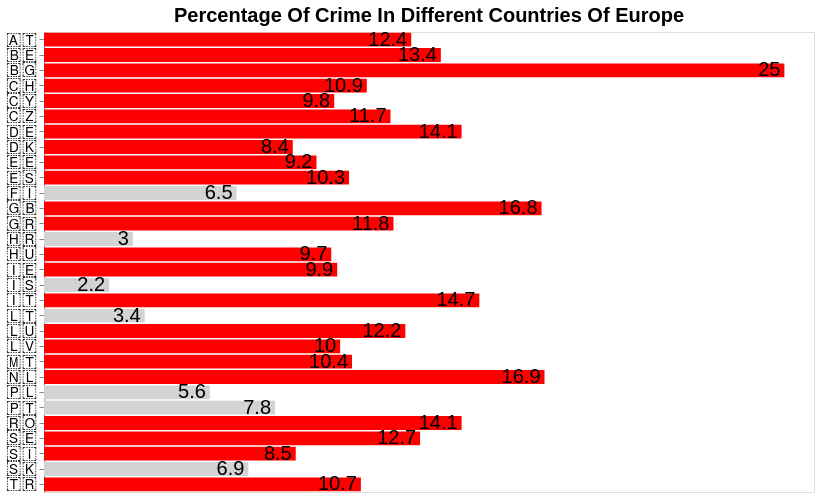

Express this chart as Vega-Lite.
### Vega-Lite specification from a JSON file in a GitHub repository (floating-point values rounded to 4 significant figures)
{"$schema": "https://vega.github.io/schema/vega-lite/v4.json", "description": "Vega-Lite version of bar chart from https://observablehq.com/@d3/learn-d3-scales.", "title": {"text": "Percentage Of Crime In Different Countries Of Europe", "fontSize": 20}, "width": 770, "height": 460, "background": "white", "data": {"values": [{"country": "🇦🇹", "PercentageofCrime": 12.4}, {"country": "🇧🇪", "PercentageofCrime": 13.4}, {"country": "🇧🇬", "PercentageofCrime": 25}, {"country": "🇨🇭", "PercentageofCrime": 10.9}, {"country": "🇨🇾", "PercentageofCrime": 9.8}, {"country": "🇨🇿", "PercentageofCrime": 11.7}, {"country": "🇩🇪", "PercentageofCrime": 14.1}, {"country": "🇩🇰", "PercentageofCrime": 8.4}, {"country": "🇪🇪", "PercentageofCrime": 9.2}, {"country": "🇬🇷", "PercentageofCrime": 11.8}, {"country": "🇪🇸", "PercentageofCrime": 10.3}, {"country": "🇫🇮", "PercentageofCrime": 6.5}, {"country": "🇭🇷", "PercentageofCrime": 3}, {"country": "🇭🇺", "PercentageofCrime": 9.7}, {"country": "🇮🇪", "PercentageofCrime": 9.9}, {"country": "🇮🇸", "PercentageofCrime": 2.2}, {"country": "🇮🇹", "PercentageofCrime": 14.7}, {"country": "🇱🇹", "PercentageofCrime": 3.4}, {"country": "🇱🇺", "PercentageofCrime": 12.2}, {"country": "🇱🇻", "PercentageofCrime": 10}, {"country": "🇲🇹", "PercentageofCrime": 10.4}, {"country": "🇳🇱", "PercentageofCrime": 16.9}, {"country": "🇵🇱", "PercentageofCrime": 5.6}, {"country": "🇵🇹", "PercentageofCrime": 7.8}, {"country": "🇷🇴", "PercentageofCrime": 14.1}, {"country": "🇸🇪", "PercentageofCrime": 12.7}, {"country": "🇸🇮", "PercentageofCrime": 8.5}, {"country": "🇸🇰", "PercentageofCrime": 6.9}, {"country": "🇹🇷", "PercentageofCrime": 10.7}, {"country": "🇬🇧", "PercentageofCrime": 16.8}]}, "params": [{"name": "Country_selection", "bind": {"input": "select", "options": [null, "🇦🇹", "🇧🇪", "🇧🇬", "🇨🇭", "🇨🇾", "🇨🇿", "🇩🇪", "🇩🇰", "🇪🇪", "🇬🇷", "🇪🇸", "🇫🇮", "🇭🇷", "🇭🇺", "🇮🇪", "🇮🇸", "🇮🇹", "🇱🇹", "🇲🇹", "🇱🇺", "🇳🇱", "🇵🇹", "🇷🇴", "🇵🇱", "🇸🇪", "🇸🇮", "🇸🇰", "🇹🇷", "🇬🇧"], "labels": ["Show All", "🇦🇹", "🇧🇪", "🇧🇬", "🇨🇭", "🇨🇾", "🇨🇿", "🇩🇪", "🇩🇰", "🇪🇪", "🇬🇷", "🇪🇸", "🇫🇮", "🇭🇷", "🇭🇺", "🇮🇪", "🇮🇸", "🇮🇹", "🇱🇹", "🇲🇹", "🇱🇺", "🇳🇱", "🇵🇹", "🇷🇴", "🇵🇱", "🇸🇪", "🇸🇮", "🇸🇰", "🇹🇷", "🇬🇧"], "name": "Country Selection: "}}], "transform": [{"filter": "Country_selection == null || datum.country == Country_selection"}], "encoding": {"y": {"field": "country", "type": "nominal", "axis": {"title": null, "labelFontSize": 18}}, "x": {"field": "PercentageofCrime", "type": "quantitative", "title": null, "axis": null}}, "layer": [{"mark": "bar", "encoding": {"color": {"condition": {"test": {"field": "PercentageofCrime", "gt": 8}, "value": "red"}, "value": "lightgrey"}}}, {"mark": {"type": "text", "fontSize": 20, "align": "right", "xOffset": -4, "aria": false}, "encoding": {"text": {"field": "PercentageofCrime", "type": "quantitative"}, "color": {"value": "Black"}}}], "config": {"tick": {}}}
